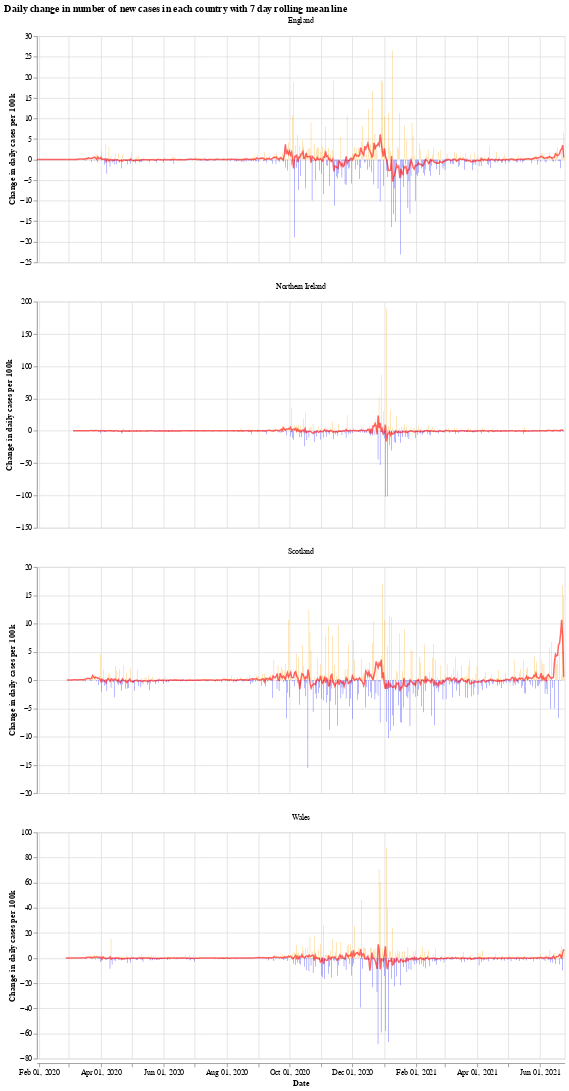

The cell this chart's notebook holds for it:
### Markdown cell above
We will use the Python library `Altair` for visualising the data, see the [altair docs](https://altair-viz.github.io/) for more information.

First we have a graph which shows the daily change in the number of new cases for each country. This number jumps up and down all over the place, which is likely due to delay in reporting of new cases over the weekend. Another interesting thing is that it looks like the daily cases in Wales experienced a much shorter period of calm over the summer (calm in the sense of daily cases not jumping up and down).

The orange bars are days when the number of new cases (per 100k population) was more than the previous day, while the blue are days when the number of new cases dropped. The red line is the 7 day moving average. 

When the moving average line is below 0, it means that there is a consistent drop in new cases. We can see this clearly happening around the times that lockdowns were introduced (though, to varying degrees). I will update the graphs soon with a marker of when each lockdown started.

### Code cell
# collapse
import altair as alt

bars = alt.Chart(uk_cases).mark_bar().encode(
    x=alt.X("yearmonthdate(date):T", axis=alt.Axis(title='Date')),
    y=alt.Y("casesChangeRate:Q", axis=alt.Axis(title='Change in daily cases per 100k')),
    tooltip='casesChange',
    color=alt.condition(
        alt.datum.casesChangeRate > 0,
        alt.value("orange"),  # The positive color
        alt.value("blue")  # The negative color
    )
).properties(title='Daily change in number of new cases with 7 day rolling mean',width=700).interactive()

line = alt.Chart(uk_cases).mark_line(
    color='red',
    size=2,
    opacity=0.6
).transform_window(
    rolling_mean='mean(casesChangeRate)',
    frame=[0, 7],
    groupby=['areaName']
).encode(
    x='yearmonthdate(date):T',
    y='rolling_mean:Q'
)

alt.layer(bars, line, data=uk_cases).facet(alt.Column(
    'areaName', title=''), columns=1).resolve_scale(y='independent').properties(title='Daily change in number of new cases in each country with 7 day rolling mean line')

### Figure 1 — Vega-Lite specification as saved in the notebook (floating-point values rounded to 4 significant figures; data arrays with more than 128 entries replaced by an {"elided": "..."} marker saying what was removed)
{"config": {"view": {"continuousWidth": 400, "continuousHeight": 300}}, "data": {"name": "data-71deda2d00afe389fe5460372488d762"}, "facet": {"type": "nominal", "field": "areaName", "title": ""}, "spec": {"layer": [{"mark": "bar", "encoding": {"color": {"condition": {"value": "orange", "test": "(datum.casesChangeRate > 0)"}, "value": "blue"}, "tooltip": {"type": "quantitative", "field": "casesChange"}, "x": {"type": "temporal", "axis": {"title": "Date"}, "field": "date", "timeUnit": "yearmonthdate"}, "y": {"type": "quantitative", "axis": {"title": "Change in daily cases per 100k"}, "field": "casesChangeRate"}}, "selection": {"selector001": {"type": "interval", "bind": "scales", "encodings": ["x", "y"]}}, "title": "Daily change in number of new cases with 7 day rolling mean", "width": 700}, {"mark": {"type": "line", "color": "red", "opacity": 0.6, "size": 2}, "encoding": {"x": {"type": "temporal", "field": "date", "timeUnit": "yearmonthdate"}, "y": {"type": "quantitative", "field": "rolling_mean"}}, "transform": [{"window": [{"op": "mean", "field": "casesChangeRate", "as": "rolling_mean"}], "frame": [0, 7], "groupby": ["areaName"]}]}]}, "columns": 1, "resolve": {"scale": {"y": "independent"}}, "title": "Daily change in number of new cases in each country with 7 day rolling mean line", "$schema": "https://vega.github.io/schema/vega-lite/v4.8.1.json", "datasets": {"data-71deda2d00afe389fe5460372488d762": {"elided": "1956 records"}}}
